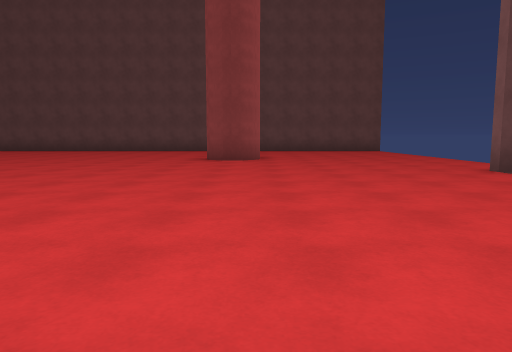
View 1 (above)

22 first-person views from a walk through a scene from a Unity 3-D project. The camera is 1.2 m above the floor, tilts 6° down and sees 70° across. The floor is counted in squares, 2 m on a side. Each view is taken from the middle of a square. On the plan, view 1 faces up. The plan holds only what a view shows up to about 10 squares ahead; the rest is blank. The place goes on beyond the plan. The player is left out.

View 2
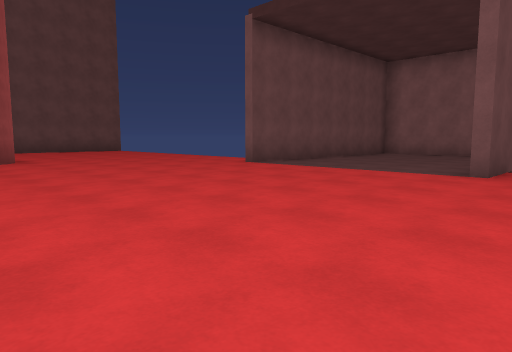

View 3
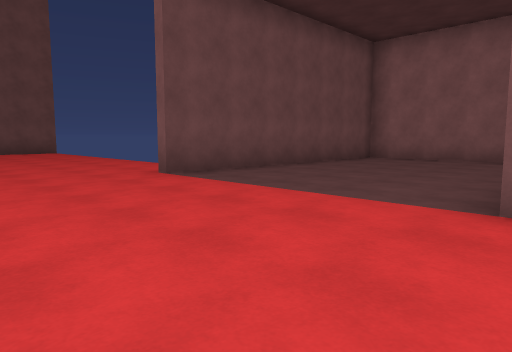

View 4
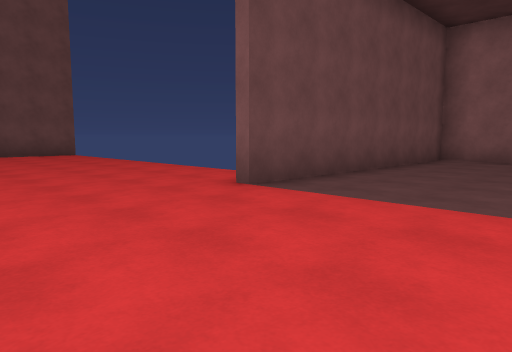

View 5
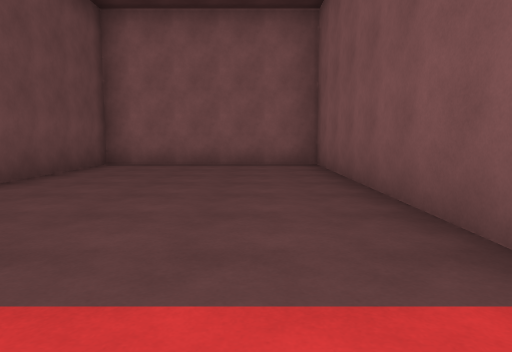

View 6
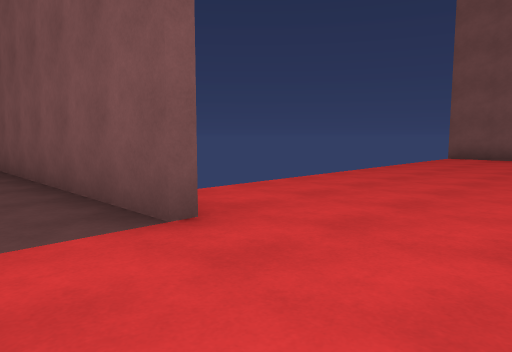

View 7
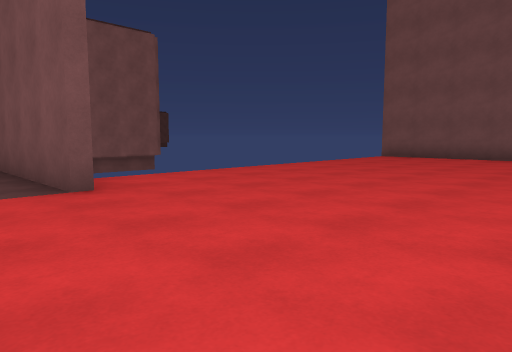

View 8
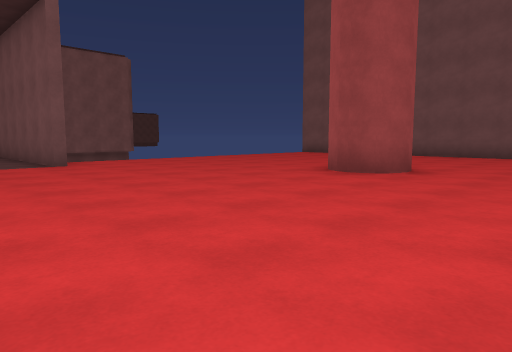

View 9
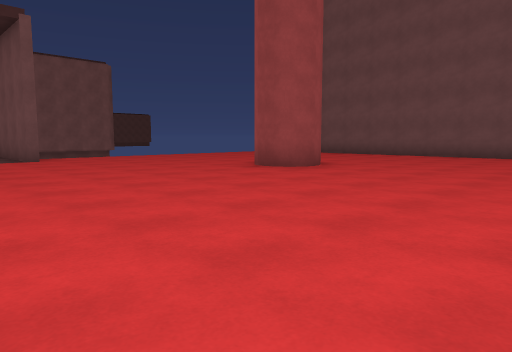

View 10
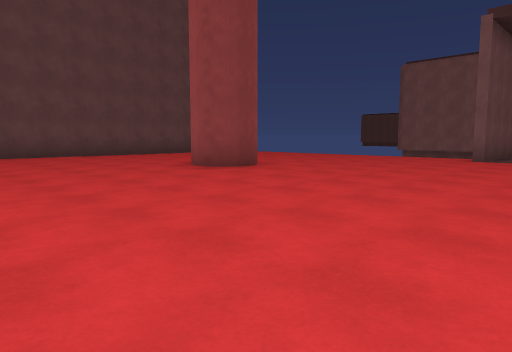

View 11
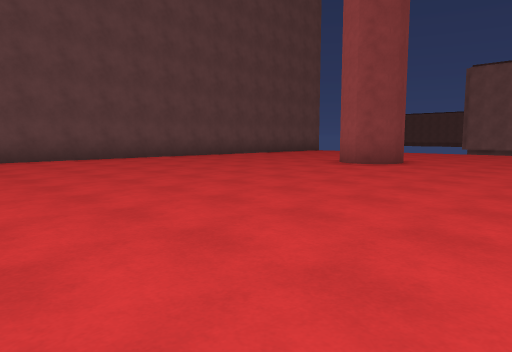

View 12
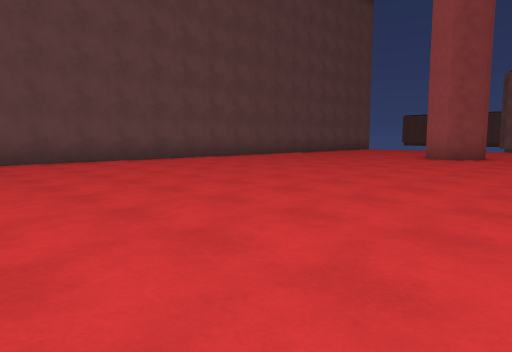

View 13
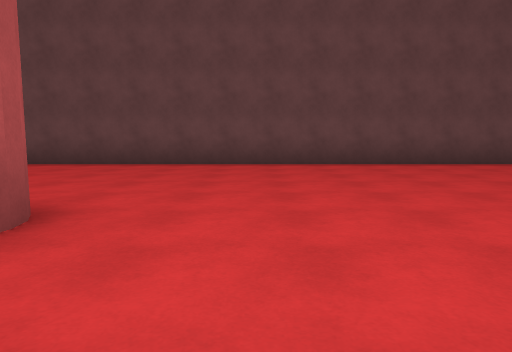

View 14
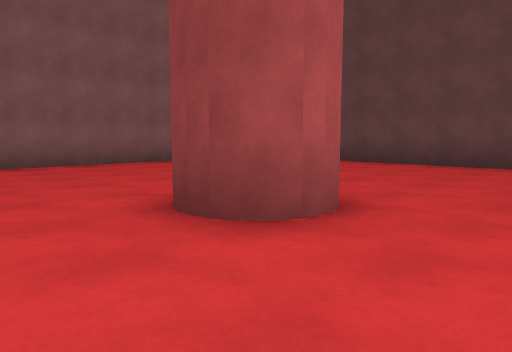

View 15
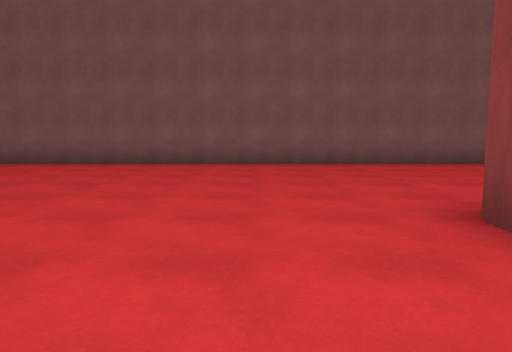

View 16
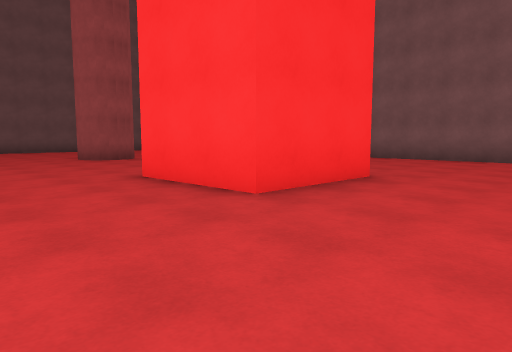

View 17
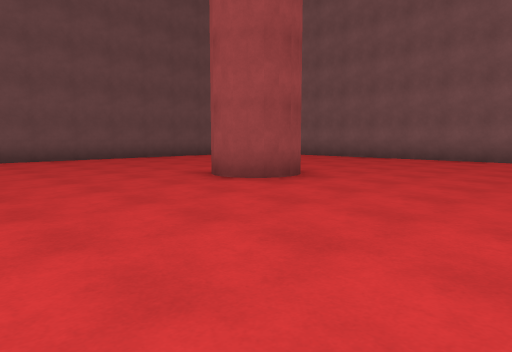

View 18
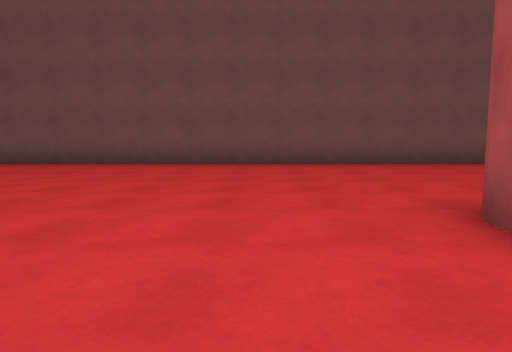

View 19
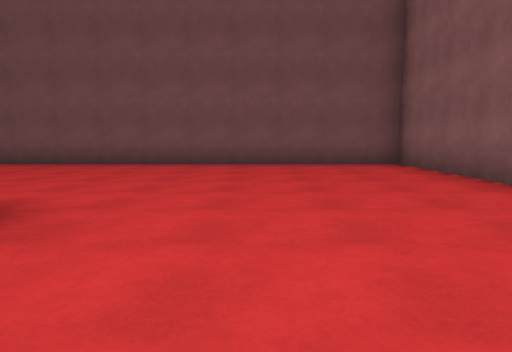

View 20
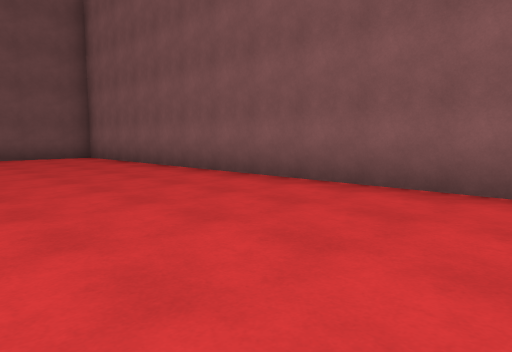

View 21
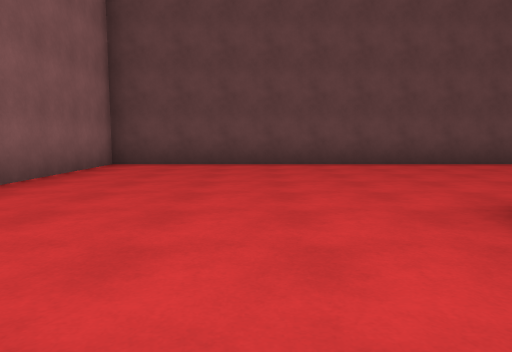

View 22
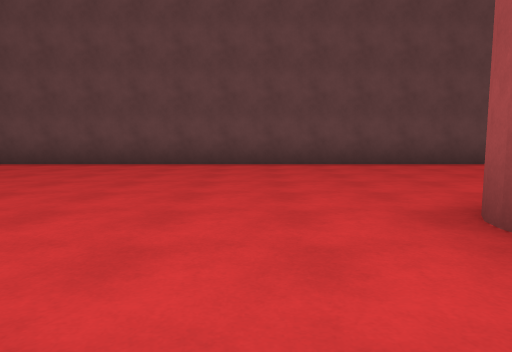

### Floor plan
Key: @ floor where view 1 was taken; # wall or solid block; . floor.
Columns run from 20 left of view 1 to 12 right of it. Each row starts with its distance up from view 1.
 17 #######################
 16 #......................
 15 #.....................
 14 #..................... ..
 13 #....................  ...
 12 #....................  ...
 11 #......#...........#......
 10 #.....##...........##.....
  9 #.........................
  8 #.........................
  7 #........................########
  6 #...............................#
  5 #.....###...  ..................#
  4 #....   #..   ..................#
  3 #.....  #..   ..................#
  2 #.....  ....  ..................#
  1 #...........  ...........########
  0 #...........   .....@.....
 -1 #...........   ...........
 -2 #.....##....   ....##.....
 -3 #......#....   ....# .....
 -4 #............  ..... .....
 -5 #.............  ..........
 -6 #.............  ..... ....
 -7 #.............. ....  ....
 -8 #...............      ....
 -9 ################      ####

Positions as (right, up) in squares from view 1, and headings:
1: (0, 0), facing up
2: (-2, 0), facing up-right
3: (1, 1), facing up-right
4: (1, 3), facing up-right
5: (3, 3), facing right
6: (2, 3), facing down-right
7: (0, 3), facing down-right
8: (-4, 4), facing down-right
9: (-6, 4), facing down-right
10: (-6, 4), facing up-right
11: (-9, 6), facing up-right
12: (-12, 7), facing up-right
13: (-11, 8), facing up
14: (-11, 8), facing up-left
15: (-11, 8), facing left
16: (-9, 8), facing down-left
17: (-9, 2), facing down-left
18: (-11, 0), facing down
19: (-16, 0), facing down
20: (-15, 3), facing down-left
21: (-16, 8), facing up
22: (-3, 8), facing up
